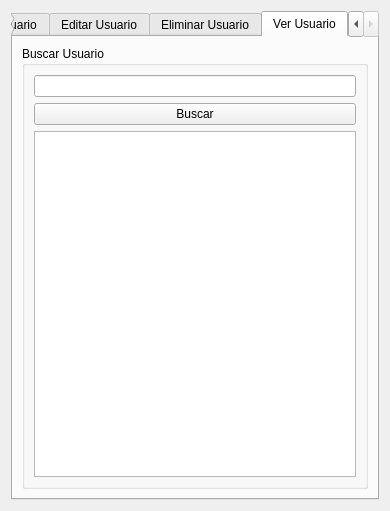
<?xml version="1.0" encoding="UTF-8"?>
<ui version="4.0">
 <class>Dialog_SuperUsuario</class>
 <widget class="QDialog" name="Dialog_SuperUsuario">
  <property name="geometry">
   <rect>
    <x>0</x>
    <y>0</y>
    <width>390</width>
    <height>511</height>
   </rect>
  </property>
  <property name="windowTitle">
   <string>Dialog</string>
  </property>
  <layout class="QHBoxLayout" name="horizontalLayout">
   <item>
    <widget class="QTabWidget" name="tabWidget_Usuario">
     <property name="currentIndex">
      <number>3</number>
     </property>
     <widget class="QWidget" name="crear_usuario">
      <attribute name="title">
       <string>Crear Usuario</string>
      </attribute>
      <layout class="QVBoxLayout" name="verticalLayout">
       <item>
        <widget class="QGroupBox" name="groupBox_nuevo_usuario">
         <property name="title">
          <string>Nuevo Usuario</string>
         </property>
         <layout class="QVBoxLayout" name="verticalLayout_3">
          <item>
           <widget class="QLineEdit" name="lineEdit_crear_usuario_nombre">
            <property name="inputMask">
             <string/>
            </property>
            <property name="text">
             <string/>
            </property>
            <property name="placeholderText">
             <string>Nombre</string>
            </property>
           </widget>
          </item>
          <item>
           <widget class="QLineEdit" name="lineEdit_crear_usuario_apellido">
            <property name="placeholderText">
             <string>Apellido</string>
            </property>
           </widget>
          </item>
          <item>
           <widget class="QLineEdit" name="lineEdit_crear_usuario_password">
            <property name="inputMask">
             <string/>
            </property>
            <property name="text">
             <string/>
            </property>
            <property name="placeholderText">
             <string>Contraseña</string>
            </property>
           </widget>
          </item>
          <item>
           <widget class="QComboBox" name="comboBox_asigna_empresa"/>
          </item>
         </layout>
        </widget>
       </item>
       <item>
        <widget class="QGroupBox" name="groupBox_asignar_rol">
         <property name="title">
          <string>Asignar Rol</string>
         </property>
         <layout class="QVBoxLayout" name="verticalLayout_2">
          <item>
           <widget class="QComboBox" name="comboBox_asignar_rol"/>
          </item>
         </layout>
        </widget>
       </item>
       <item>
        <widget class="QPushButton" name="pushButton_crear_usuario">
         <property name="text">
          <string>Crear Usuario</string>
         </property>
        </widget>
       </item>
      </layout>
     </widget>
     <widget class="QWidget" name="editar_usuario">
      <attribute name="title">
       <string>Editar Usuario</string>
      </attribute>
      <layout class="QVBoxLayout" name="verticalLayout_5">
       <item>
        <widget class="QGroupBox" name="groupBox_busca_usuario">
         <property name="title">
          <string>Buscar Usuario</string>
         </property>
         <layout class="QVBoxLayout" name="verticalLayout_4">
          <item>
           <widget class="QLineEdit" name="lineEdit_editar_usuario_buscar"/>
          </item>
          <item>
           <widget class="QPushButton" name="pushButton_editar_usuario_buscar">
            <property name="text">
             <string>Buscar</string>
            </property>
           </widget>
          </item>
          <item>
           <widget class="QListView" name="listView_edita_usuario"/>
          </item>
         </layout>
        </widget>
       </item>
       <item>
        <widget class="QGroupBox" name="groupBox_editar_usuario">
         <property name="title">
          <string>Editar Usuario</string>
         </property>
         <layout class="QVBoxLayout" name="verticalLayout_7">
          <item>
           <widget class="QLineEdit" name="lineEdit_editar_nombre_usuario">
            <property name="text">
             <string/>
            </property>
            <property name="placeholderText">
             <string>Nombre</string>
            </property>
           </widget>
          </item>
          <item>
           <widget class="QLineEdit" name="lineEdit_editar_apellido_usuario">
            <property name="placeholderText">
             <string>Apellido</string>
            </property>
           </widget>
          </item>
          <item>
           <widget class="QLineEdit" name="lineEdit_editar_password_usuario">
            <property name="placeholderText">
             <string>Contraseña</string>
            </property>
           </widget>
          </item>
          <item>
           <widget class="QLabel" name="label_rol_editar_usuario">
            <property name="text">
             <string>Rol</string>
            </property>
           </widget>
          </item>
          <item>
           <widget class="QComboBox" name="comboBox_editar_rol_usuario">
            <property name="editable">
             <bool>false</bool>
            </property>
            <property name="currentText">
             <string/>
            </property>
           </widget>
          </item>
          <item>
           <widget class="QLabel" name="label_empresa_editar_usuario">
            <property name="text">
             <string>Empresa</string>
            </property>
           </widget>
          </item>
          <item>
           <widget class="QComboBox" name="comboBox_editar_empresa_usuario"/>
          </item>
          <item>
           <widget class="QPushButton" name="pushButton_editar_guardar_usuario">
            <property name="text">
             <string>Guardar</string>
            </property>
           </widget>
          </item>
         </layout>
        </widget>
       </item>
      </layout>
     </widget>
     <widget class="QWidget" name="eliminar_usuario">
      <attribute name="title">
       <string>Eliminar Usuario</string>
      </attribute>
      <layout class="QVBoxLayout" name="verticalLayout_8">
       <item>
        <widget class="QGroupBox" name="groupBox_busca_usuario_2">
         <property name="title">
          <string>Eliminar Usuario</string>
         </property>
         <layout class="QVBoxLayout" name="verticalLayout_6">
          <item>
           <widget class="QLineEdit" name="lineEdit_eliminar_usuario_buscar"/>
          </item>
          <item>
           <widget class="QPushButton" name="pushButton_eliminar_usuario_buscar">
            <property name="text">
             <string>Buscar</string>
            </property>
           </widget>
          </item>
          <item>
           <widget class="QTableWidget" name="tableWidget_eliminar_usuario"/>
          </item>
          <item>
           <widget class="QPushButton" name="pushButton_eliminar_usuario">
            <property name="text">
             <string>Eliminar</string>
            </property>
           </widget>
          </item>
         </layout>
        </widget>
       </item>
      </layout>
     </widget>
     <widget class="QWidget" name="ver_usuario">
      <attribute name="title">
       <string>Ver Usuario</string>
      </attribute>
      <layout class="QVBoxLayout" name="verticalLayout_11">
       <item>
        <widget class="QGroupBox" name="groupBox_busca_usuario_3">
         <property name="title">
          <string>Buscar Usuario</string>
         </property>
         <layout class="QVBoxLayout" name="verticalLayout_10">
          <item>
           <widget class="QLineEdit" name="lineEdit_ver_usuario_buscar"/>
          </item>
          <item>
           <widget class="QPushButton" name="pushButton_ver_usuario_buscar">
            <property name="text">
             <string>Buscar</string>
            </property>
           </widget>
          </item>
          <item>
           <widget class="QTableWidget" name="tableWidget__ver_usuario"/>
          </item>
         </layout>
        </widget>
       </item>
      </layout>
     </widget>
    </widget>
   </item>
  </layout>
 </widget>
 <resources/>
 <connections/>
</ui>
